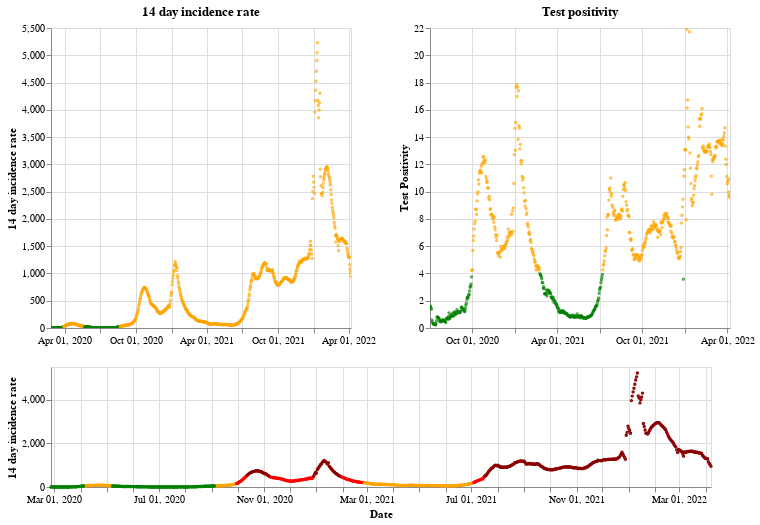

Here is the notebook cell this chart was saved with:
### Markdown cell above
## Northern Ireland

### Code cell
plot_traffic_light('Northern Ireland')

### Figure 1 — Vega-Lite specification as saved in the notebook (floating-point values rounded to 4 significant figures; data arrays with more than 128 entries replaced by an {"elided": "..."} marker saying what was removed)
{"config": {"view": {"continuousWidth": 400, "continuousHeight": 300}}, "vconcat": [{"hconcat": [{"mark": {"type": "point", "size": 2}, "encoding": {"color": {"condition": {"value": "green", "test": "(datum.twoWeeklyCasesRate <= 25)"}, "value": "orange"}, "tooltip": [{"type": "nominal", "field": "areaName"}, {"type": "temporal", "field": "date"}, {"type": "quantitative", "field": "twoWeeklyCasesRate"}, {"type": "quantitative", "field": "testPositivity"}], "x": {"type": "temporal", "axis": {"title": ""}, "field": "date", "scale": {"domain": {"selection": "DateBrush"}}, "timeUnit": "yearmonthdate"}, "y": {"type": "quantitative", "axis": {"title": "14 day incidence rate"}, "field": "twoWeeklyCasesRate"}}, "title": "14 day incidence rate", "width": 300}, {"mark": {"type": "point", "size": 2}, "encoding": {"color": {"condition": {"value": "green", "test": "(datum.testPositivity <= 4)"}, "value": "orange"}, "tooltip": [{"type": "nominal", "field": "areaName"}, {"type": "temporal", "field": "date"}, {"type": "quantitative", "field": "twoWeeklyCasesRate"}, {"type": "quantitative", "field": "testPositivity"}], "x": {"type": "temporal", "axis": {"title": ""}, "field": "date", "scale": {"domain": {"selection": "DateBrush"}}, "timeUnit": "yearmonthdate"}, "y": {"type": "quantitative", "axis": {"title": "Test Positivity"}, "field": "testPositivity"}}, "title": "Test positivity", "width": 300}]}, {"layer": [{"mark": {"type": "point", "size": 2}, "encoding": {"color": {"condition": {"value": "orange", "test": "(((datum.testPositivity < 4) && (datum.twoWeeklyCasesRate >= 50)) && (datum.twoWeeklyCasesRate < 200))"}, "value": "red"}, "opacity": {"condition": {"value": 1, "test": "((datum.twoWeeklyCasesRate >= 50) && (datum.twoWeeklyCasesRate < 500))"}, "value": 0}, "tooltip": [{"type": "nominal", "field": "areaName"}, {"type": "temporal", "field": "date"}, {"type": "quantitative", "field": "twoWeeklyCasesRate"}, {"type": "quantitative", "field": "testPositivity"}], "x": {"type": "temporal", "axis": {"title": "Date"}, "field": "date", "timeUnit": "yearmonthdate"}, "y": {"type": "quantitative", "axis": {"title": "14 day incidence rate"}, "field": "twoWeeklyCasesRate"}}, "selection": {"DateBrush": {"type": "interval", "encodings": ["x"], "fields": ["Time"]}}}, {"mark": {"type": "point", "size": 2}, "encoding": {"color": {"value": "darkred"}, "opacity": {"condition": {"value": 1, "test": "(datum.twoWeeklyCasesRate >= 500)"}, "value": 0}, "tooltip": [{"type": "nominal", "field": "areaName"}, {"type": "temporal", "field": "date"}, {"type": "quantitative", "field": "twoWeeklyCasesRate"}, {"type": "quantitative", "field": "testPositivity"}], "x": {"type": "temporal", "axis": {"title": "Date"}, "field": "date", "timeUnit": "yearmonthdate"}, "y": {"type": "quantitative", "axis": {"title": "14 day incidence rate"}, "field": "twoWeeklyCasesRate"}}}, {"mark": {"type": "point", "size": 2}, "encoding": {"color": {"condition": {"value": "green", "test": "((datum.testPositivity < 4) && (datum.twoWeeklyCasesRate < 50))"}, "value": "orange"}, "opacity": {"condition": {"value": 1, "test": "(datum.twoWeeklyCasesRate < 50)"}, "value": 0}, "tooltip": [{"type": "nominal", "field": "areaName"}, {"type": "temporal", "field": "date"}, {"type": "quantitative", "field": "twoWeeklyCasesRate"}, {"type": "quantitative", "field": "testPositivity"}], "x": {"type": "temporal", "axis": {"title": "Date"}, "field": "date", "timeUnit": "yearmonthdate"}, "y": {"type": "quantitative", "axis": {"title": "14 day incidence rate"}, "field": "twoWeeklyCasesRate"}}}], "height": 120, "width": 660}], "data": {"name": "data-deb46ed250f53e054f89b37bc39c8568"}, "$schema": "https://vega.github.io/schema/vega-lite/v4.8.1.json", "datasets": {"data-deb46ed250f53e054f89b37bc39c8568": {"elided": "772 records"}}}
